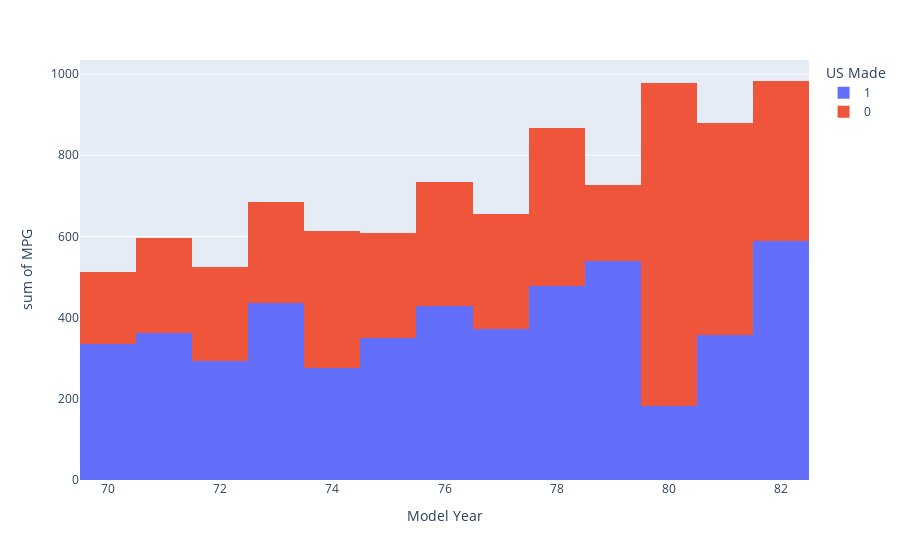

This figure's notebook cell:
### Code cell
fig = px.histogram(df, x='Model Year', y='MPG', color='US Made')
fig

### Figure 1 — Plotly figure (JSON) as saved in the notebook; plotly's stock layout.template omitted (floating-point values rounded to 4 significant figures; data arrays with more than 128 entries replaced by an {"elided": "..."} marker saying what was removed)
{"data": [{"alignmentgroup": "True", "bingroup": "x", "histfunc": "sum", "hovertemplate": "US Made=1<br>Model Year=%{x}<br>sum of MPG=%{y}<extra></extra>", "legendgroup": "1", "marker": {"color": "#636efa"}, "name": "1", "offsetgroup": "1", "orientation": "v", "showlegend": true, "type": "histogram", "x": {"elided": "249 int values"}, "xaxis": "x", "y": {"elided": "249 float values"}, "yaxis": "y"}, {"alignmentgroup": "True", "bingroup": "x", "histfunc": "sum", "hovertemplate": "US Made=0<br>Model Year=%{x}<br>sum of MPG=%{y}<extra></extra>", "legendgroup": "0", "marker": {"color": "#EF553B"}, "name": "0", "offsetgroup": "0", "orientation": "v", "showlegend": true, "type": "histogram", "x": {"elided": "149 int values"}, "xaxis": "x", "y": {"elided": "149 float values"}, "yaxis": "y"}], "layout": {"barmode": "relative", "legend": {"title": {"text": "US Made"}, "tracegroupgap": 0}, "margin": {"t": 60}, "xaxis": {"anchor": "y", "domain": [0, 1], "title": {"text": "Model Year"}}, "yaxis": {"anchor": "x", "domain": [0, 1], "title": {"text": "sum of MPG"}}}}
